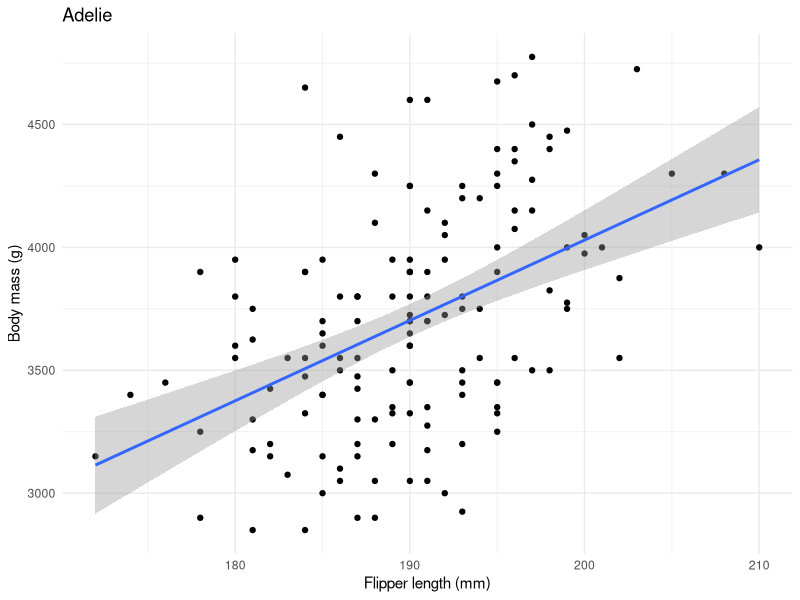
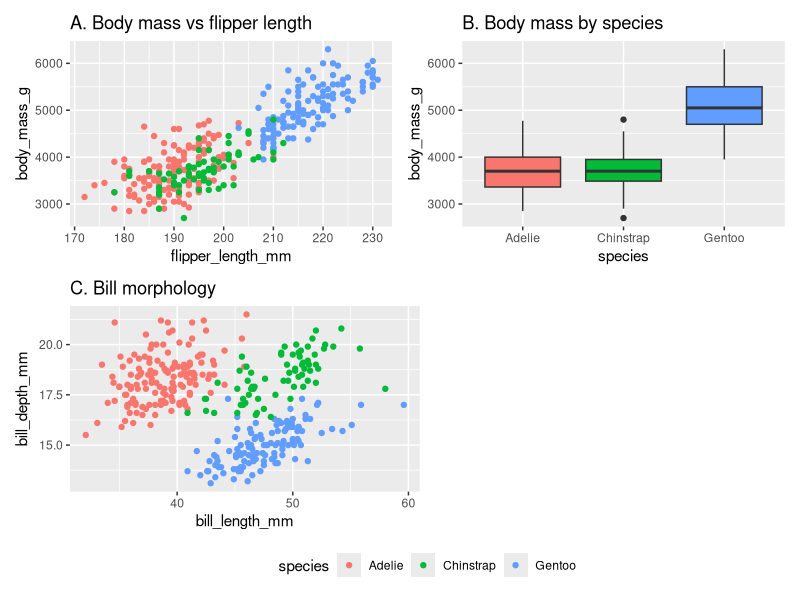
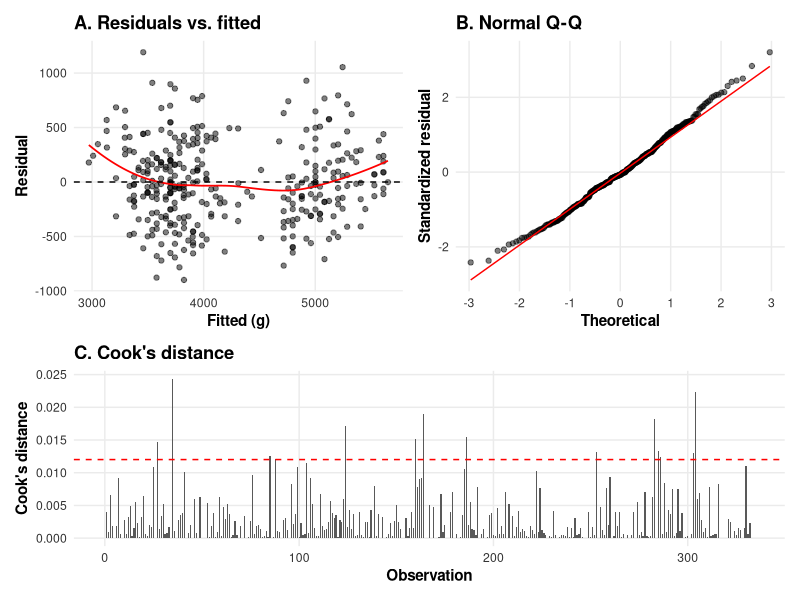
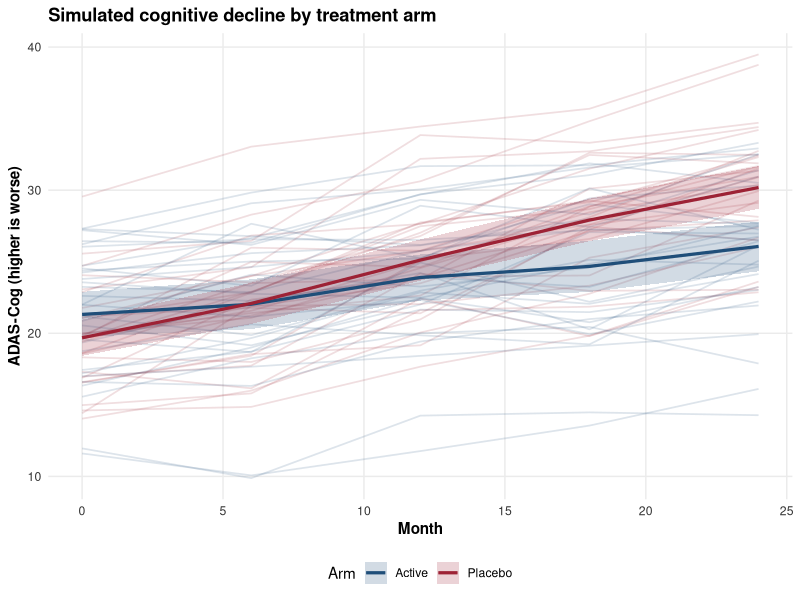

Write the R code that produced these figures, in order.
## ---- chunk 1
#| label: setup-graphics
#| echo: false
#| message: false
#| warning: false
library(tidyverse)
library(patchwork)
library(palmerpenguins)
library(broom)
penguins_clean <- na.omit(penguins)
## ---- chunk 2
#| label: fig-purrr-adelie
#| fig-cap: "One plot per species, produced by mapping a plotting
#|   function over a split data frame. Only the Adelie panel is shown;
#|   `plots` holds all three."
#| fig-width: 6
#| fig-height: 4
library(tidyverse)
library(palmerpenguins)

penguins_clean <- na.omit(penguins)

# split by species
plots <- penguins_clean |>
  split(penguins_clean$species) |>
  imap(\(d, name) {
    ggplot(d, aes(flipper_length_mm, body_mass_g)) +
      geom_point() +
      geom_smooth(method = "lm") +
      labs(title = name,
           x = "Flipper length (mm)", y = "Body mass (g)") +
      theme_minimal()
  })

# inspect one
plots$Adelie
## ---- chunk 3
#| label: fig-patchwork
#| fig-cap: "Three distinct views of the penguin data composed into one
#|   figure with patchwork. The species legend is collected once and
#|   placed at the bottom."
#| fig-width: 7.5
#| fig-height: 6
library(patchwork)

p1 <- ggplot(penguins_clean,
             aes(flipper_length_mm, body_mass_g, color = species)) +
        geom_point() +
        labs(title = "A. Body mass vs flipper length")

p2 <- ggplot(penguins_clean,
             aes(species, body_mass_g, fill = species)) +
        geom_boxplot() +
        labs(title = "B. Body mass by species") +
        guides(fill = "none")     # hide redundant fill legend

p3 <- ggplot(penguins_clean,
             aes(bill_length_mm, bill_depth_mm, color = species)) +
        geom_point() +
        labs(title = "C. Bill morphology")

# 2x2 grid with shared legend at bottom
(p1 + p2) / (p3 + plot_spacer()) +
  plot_layout(guides = "collect") &
  theme(legend.position = "bottom")
## ---- chunk 4
#| label: theme-practicum
theme_practicum <- function(base_size = 11) {
  theme_minimal(base_size = base_size) +
    theme(
      plot.title         = element_text(face = "bold"),
      plot.subtitle      = element_text(color = "gray40"),
      axis.title         = element_text(face = "bold"),
      axis.text          = element_text(color = "gray20"),
      panel.grid.minor   = element_blank(),
      legend.position    = "bottom",
      strip.background   = element_rect(fill = "gray95", color = NA),
      strip.text         = element_text(face = "bold")
    )
}

# apply globally
theme_set(theme_practicum())

# update geom defaults to match
update_geom_defaults("point", list(size = 1.5, alpha = 0.7))
update_geom_defaults("line",  list(linewidth = 0.6))
## ---- chunk 5
#| label: fig-diagnostics
#| fig-cap: "A composed regression-diagnostic figure: residuals versus
#|   fitted, a normal Q-Q plot, and Cook's distance, all sharing the
#|   house theme."
#| fig-width: 7
#| fig-height: 6
theme_set(theme_practicum())

fit <- lm(body_mass_g ~ flipper_length_mm + species,
          data = na.omit(penguins))
diag <- augment(fit)

p_resid <- ggplot(diag, aes(.fitted, .resid)) +
  geom_point(alpha = 0.5) +
  geom_smooth(method = "loess", se = FALSE,
              color = "red", linewidth = 0.6) +
  geom_hline(yintercept = 0, linetype = "dashed") +
  labs(title = "A. Residuals vs. fitted",
       x = "Fitted (g)", y = "Residual")

p_qq <- ggplot(diag, aes(sample = .std.resid)) +
  geom_qq(alpha = 0.5) +
  geom_qq_line(color = "red") +
  labs(title = "B. Normal Q-Q",
       x = "Theoretical", y = "Standardized residual")

p_cook <- ggplot(diag, aes(seq_len(nrow(diag)), .cooksd)) +
  geom_col(width = 0.6) +
  geom_hline(yintercept = 4 / nrow(diag),
             linetype = "dashed", color = "red") +
  labs(title = "C. Cook's distance",
       x = "Observation", y = "Cook's distance")

(p_resid + p_qq) / p_cook +
  plot_layout(heights = c(1, 0.7))
## ---- chunk 6
#| label: fig-trajectory
#| fig-cap: "A longitudinal trajectory figure for a simulated two-arm
#|   trial. Thin lines are individual patients; heavy lines are arm
#|   means with a 95% confidence ribbon. This is the figure the
#|   in-house `zzlongplot` package produces by default."
#| fig-width: 7
#| fig-height: 4.5
set.seed(1)
n_id   <- 60
months <- c(0, 6, 12, 18, 24)

sim <- expand_grid(id = seq_len(n_id), month = months) |>
  mutate(arm = if_else(id <= n_id / 2, "Placebo", "Active")) |>
  group_by(id) |>
  mutate(
    slope = if_else(first(arm) == "Placebo", 0.45, 0.20) +
            rnorm(1, 0, 0.08),
    adas  = 20 + rnorm(1, 0, 4) + slope * month + rnorm(n(), 0, 1.5)
  ) |>
  ungroup()

arm_means <- sim |>
  group_by(arm, month) |>
  summarize(mean = mean(adas), se = sd(adas) / sqrt(n()),
            .groups = "drop")

pal <- c(Placebo = "#9d2235", Active = "#1f4e79")

ggplot(sim, aes(month, adas, color = arm)) +
  geom_line(aes(group = id), alpha = 0.15) +
  geom_ribbon(data = arm_means,
              aes(month, ymin = mean - 1.96 * se,
                  ymax = mean + 1.96 * se, fill = arm),
              alpha = 0.2, color = NA, inherit.aes = FALSE) +
  geom_line(data = arm_means, aes(month, mean, color = arm),
            linewidth = 1.1, inherit.aes = FALSE) +
  scale_color_manual(values = pal) +
  scale_fill_manual(values = pal) +
  labs(x = "Month", y = "ADAS-Cog (higher is worse)",
       color = "Arm", fill = "Arm",
       title = "Simulated cognitive decline by treatment arm")
